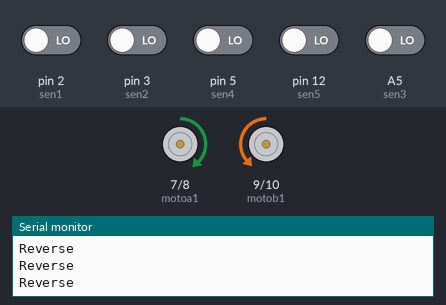
A sketch run on a simulated Arduino Uno, built with avr-gcc and run on an emulated ATmega328P. Shown: motor-driver pin pairs drawn as motors (green arrow = first pin HIGH = forward, orange = second pin HIGH = backward, longer = more drive, scaled by the enable pin), the last lines printed to the serial monitor. The inputs (shaded band) are chosen by the test bench; at power-on: A5 (sen3), pin 2 (sen1), pin 3 (sen2), pin 5 (sen4), pin 12 (sen5) LOW.

Above: at 1.2 s.
1.3 s: pin 3 (sen2) driven HIGH
At 2.3 s:
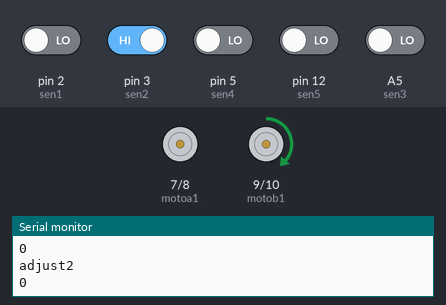
2.8 s: A5 (sen3) driven HIGH
At 3.2 s:
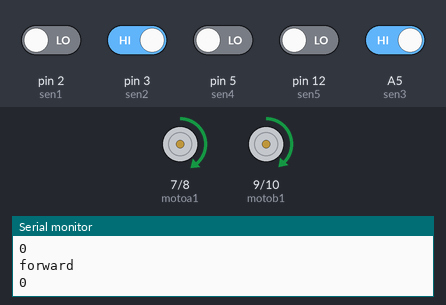
4.3 s: pin 5 (sen4) driven HIGH
At 5.5 s:
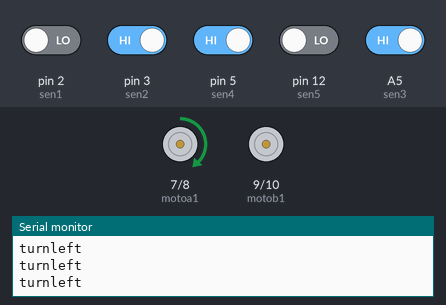
5.8 s: pin 5 (sen4) driven LOW
At 6.5 s:
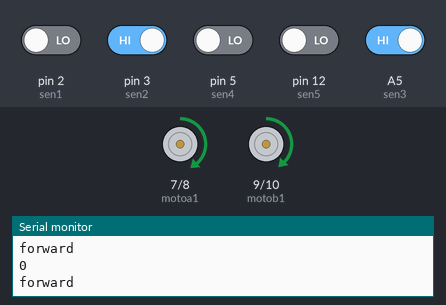
7.3 s: pin 3 (sen2) driven LOW
At 8.0 s:
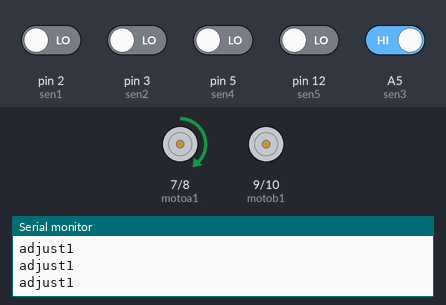
8.8 s: A5 (sen3) driven LOW
At 10.1 s:
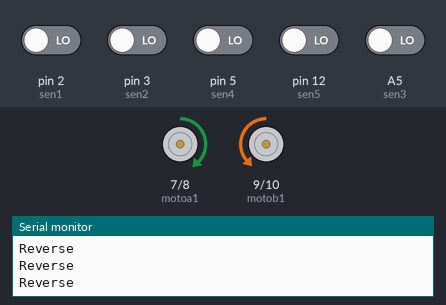
Timing chart, 0 to 11.8 s (numbered marks = the images above; inputs shaded):
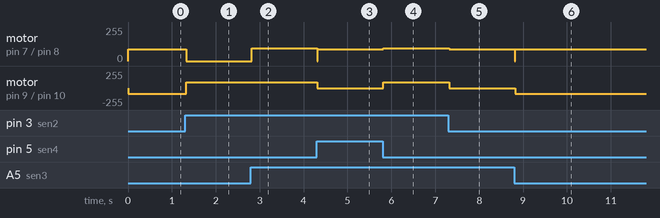

The sketch:

Maze_Runner.ino
```cpp
#define motoa1 7
  #define motoa2 8
  #define motob1 9
  #define motob2 10
  #define ENA 6
  #define ENB 11
  #define sen1 2
  #define sen2 3
  #define sen3 A5
  #define sen4 5
  #define sen5 12
bool a , b , c , d , e;
int x=90,y=85;
void setup() {
  // put your setup code here, to run once:
  Serial.begin(9600);
  pinMode(motoa1 , OUTPUT);
  pinMode(motoa2 , OUTPUT);
  pinMode(motob1 , OUTPUT);
  pinMode(motob2 , OUTPUT);
  pinMode(ENA , OUTPUT);
  pinMode(ENB, OUTPUT);
  pinMode(sen1 , INPUT);
  pinMode(sen2, INPUT);
  pinMode(sen3, INPUT);
  pinMode(sen4 , INPUT);
  pinMode(sen5 , INPUT);

  //pinMode(sen5, INPUT);
}
void loop() {
  // put your main code here, to run repeatedly
    //analogWrite(ENA, 209);
    //analogWrite(ENB, 219);

    a = digitalRead(sen1); // right
    b = digitalRead(sen2); // center right
    c = digitalRead(sen3); // center left
    d = digitalRead(sen4); // left
    e = digitalRead(sen5); // front
    Serial.println(d);
    //e = digitalRead(sen5);
   check();

    if( c==!b){
      adjust();
      check();
    }
    if(d){
      _stop();
      turnLeft();
      check();
    }
    else if(b && c){
      forward();
      check();
    }
    else if(a){
      _stop();
      turnRight();
      check();
    }
    else{
      _stop();
      reverse();
      check();
    }

}
void forward(){
  Serial.println("forward");
   analogWrite(ENA, 95);
   analogWrite(ENB, 90);
  digitalWrite(motoa1, HIGH);
  digitalWrite(motoa2, LOW);
  digitalWrite(motob1 , HIGH);
  digitalWrite(motob2, LOW);
}
void rotateLeft(){
  analogWrite(ENA,x);
  digitalWrite(motoa1, HIGH);
  digitalWrite(motoa2, LOW);
  digitalWrite(motob1 , LOW);
  digitalWrite(motob2, LOW);
}
void rotateRight(){
  analogWrite(ENB,y);
  digitalWrite(motob1, HIGH);
  digitalWrite(motob2, LOW);
  digitalWrite(motoa1 , LOW);
  digitalWrite(motoa2, LOW);
}

void adjust(){
  while(!b&&c){
    Serial.println("adjust1");
    rotateLeft();
    _update();
    check();
  }
  while(!c&&b){
    Serial.println("adjust2");
        Serial.println(c);

    rotateRight();
         _update();
         check();
  }
}
void turnLeft(){
  while(d){
    Serial.println("turnleft");
    rotateLeft();
      _update();
      check();
    }
}
void turnRight(){
  while(a){
    Serial.println("turnright");
    rotateRight();
    _update();
    check();
  }
}
void reverse()
 {
   while (!b&&!c)
   {
       Serial.println("Reverse");
      analogWrite(ENA,x);
      analogWrite(ENB,y );
      digitalWrite(motoa1, HIGH);
      digitalWrite(motoa2, LOW);
      digitalWrite(motob1 , LOW);
      digitalWrite(motob2, HIGH);
      _update();
      check();
   }
 }
void _stop(){
     Serial.println("stop");
     digitalWrite(motoa1, LOW);
     digitalWrite(motoa2, LOW);
     digitalWrite(motob1 , LOW);
     digitalWrite(motob2, LOW);

}
void _update()
{
    a = digitalRead(sen1); // right
    b = digitalRead(sen2); // center right
    c = digitalRead(sen3); // center left
    d = digitalRead(sen4); // left
    e = digitalRead(sen5);
}
void check(){
  if(a && b && c && d && e){
    while(true){
      _stop();
      _update();
      if(!a || !b || !c || !d || !e) break;
    }
  }
}
```

Measured:
- after the input at 1.3 s, motor on pin 7 (motoa1) / pin 8 (motoa2): forward 90/255 → stopped at once; motor on pin 9 (motob1) / pin 10 (motob2): backward 85/255 → forward 85/255 at once
- after the input at 2.8 s, motor on pin 7 (motoa1) / pin 8 (motoa2): stopped → forward 95/255 at once; motor on pin 9 (motob1) / pin 10 (motob2): forward 85/255 → forward 90/255 at once
- after the input at 4.3 s, motor on pin 7 (motoa1) / pin 8 (motoa2): forward 95/255 → forward 90/255 at once; motor on pin 9 (motob1) / pin 10 (motob2): forward 90/255 → stopped at once
- after the input at 5.8 s, motor on pin 7 (motoa1) / pin 8 (motoa2): forward 90/255 → forward 95/255 at once; motor on pin 9 (motob1) / pin 10 (motob2): stopped → forward 90/255 at once
- after the input at 7.3 s, motor on pin 7 (motoa1) / pin 8 (motoa2): forward 95/255 → forward 90/255 at once; motor on pin 9 (motob1) / pin 10 (motob2): forward 90/255 → stopped at once
- after the input at 8.8 s, motor on pin 7 (motoa1) / pin 8 (motoa2): forward 90/255 → stopped at once, → forward 90/255 0.01 s later; motor on pin 9 (motob1) / pin 10 (motob2): stopped → backward 85/255 at once
